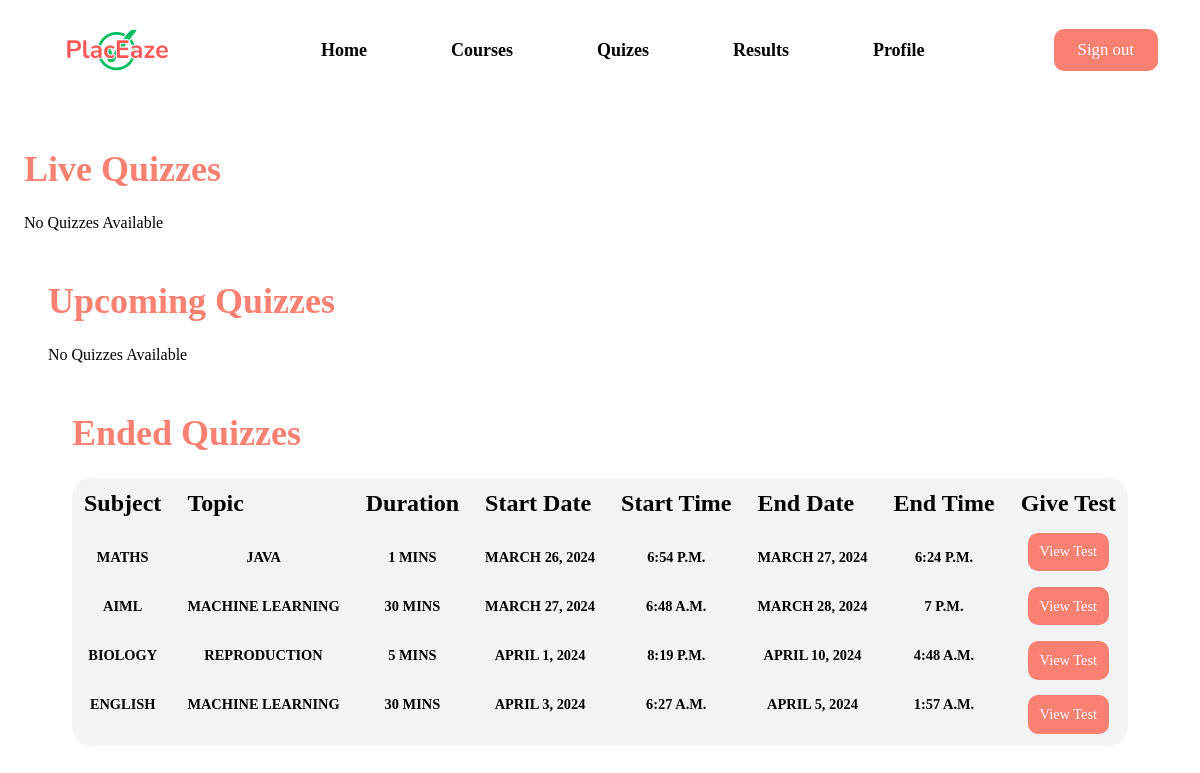
/studentQuizPage/ (signed in), run on the app's committed database.
### place_aze/models.py (models this page shows, shortened)
class Test(models.Model):
    tUid=models.BigAutoField(primary_key=True)
    email=models.CharField(max_length=100)
    testId=models.CharField(max_length=100)
    start=models.DateTimeField(auto_now_add=True)
    end=models.DateTimeField()
    duration=models.IntegerField()
    subject=models.CharField(max_length=100)
    topic=models.CharField(max_length=100)
    teacherId=models.BigIntegerField()
    approved=models.IntegerField()

### place_aze/views.py (the view)
# urls.py: path("studentQuizPage/", views.studentQuizPage, name="StudentQuizPage"),
@csrf_exempt
def studentQuizPage(request):
    if request.user.is_authenticated:
        currentTime=datetime.datetime.now()
        sObj=Student.objects.get(stUser=request.user)
        subObj=Subscribe.objects.filter(stid=sObj.stid)
        if not subObj:
            messages.error(request,"Subscribe First to view Quizzes")
            return redirect("/")
        else:
            found=0
            for i in subObj:
                given_date = datetime.datetime.fromtimestamp(i.subscribeDate.timestamp())
                current_date = datetime.datetime.now()
                difference_in_days = (current_date - given_date).days
                if difference_in_days<180:
                    found=1
            if found==0:
                messages.error(request,"Subscribe First to view Quizzes")
                return redirect("/")
            else:
                obj=Test.objects.all()
                liveQuizzes=[]
                upcomingQuizzes=[]
                endedQuizzes=[]
                current=datetime.datetime.now()
                for i in obj:
                    if(i.approved==0):
                        continue
                    if(current.timestamp()>=i.start.timestamp() and current.timestamp()<=i.end.timestamp() ):
                        liveQuizzes.append([i.testId,i.start.time(),i.end.time(),i.duration,i.subject,i.topic,i.start.date(),i.end.date()])
                    elif(current.timestamp()<i.start.timestamp()):
                        upcomingQuizzes.append([i.testId,i.start.time(),i.end.time(),i.duration,i.subject,i.topic,i.start.date(),i.end.date()])
                    else:
                        endedQuizzes.append([i.testId,i.start.time(),i.end.time(),i.duration,i.subject,i.topic,i.start.date(),i.end.date()])
                return render(request,"studentQuizPage.html",{'upcomingQuizzes':upcomingQuizzes,'liveQuizzes':liveQuizzes,'endedQuizzes':endedQuizzes})
    else:
        messages.error(request,"Login First !!!")
        return redirect("/")

### place_aze/templates/studentQuizPage.html (shortened to what this page needs)
{% load static %}
<!DOCTYPE html>
<html lang="en">
<head>
    <link rel="stylesheet" href="{% static 'Css/stuquize.css' %}">
</head>
<body>
<div id="main">
    <div id="page1">
        <div id="nav">
            <div class="prt1">
                <img src="{% static 'Images/logo.png' %}" alt="">
            </div>
            <div class="prt2">
                <a href="/">Home</a>
                <a href="#">Courses</a>
                <a href="/studentQuizPage/">Quizes</a>
                {% if user.is_authenticated %}
                <a href="/studentResultPage/">Results</a>
                <a href="/studentProfilePage/">Profile</a>
                {% endif %}
            </div>
            {% if user.is_authenticated %}
            <div class="prt3">
              <a href="/logoutUser/"><button>Sign out</button></a>
          </div>
          {% endif %}
            </div>
            <div class="centre">
                <h1>Live Quizzes</h1>
                {% if liveQuizzes %}
                <div class="info">
                    <div class="data">
                        <h2>Subject</h2>
    {% for i in liveQuizzes %}
                        <div class="col">
                        <h4>{{i.4}}</h4>
                        </div>
             {% endfor %}
                    </div>
                    <div class="data">
                        <h2>Topic</h2>
    {% for i in liveQuizzes %}
                        <div class="col">
                        <h4>{{i.5}}</h4>
                        </div>
             {% endfor %}
                    </div>
                    <div class="data">
                        <h2>Duration</h2>
    {% for i in liveQuizzes %}
                        <div class="col">
                        <h4>{{i.3}} Mins</h4>
                        </div>
             {% endfor %}
                    </div>
                    <div class="data">
                        <h2>Start Date</h2>
    {% for i in liveQuizzes %}
                        <div class="col">
                        <h4>{{i.6}}</h4>
                        </div>
             {% endfor %}
                    </div>
                    <div class="data">
                        <h2>Start Time</h2>
    {% for i in liveQuizzes %}
                        <div class="col">
                        <h4>{{i.1}}</h4>
                        </div>
             {% endfor %}
                    </div>
                    <div class="data">
                        <h2>End Date</h2>
    {% for i in liveQuizzes %}
                        <div class="col">
                        <h4>{{i.7}}</h4>
                        </div>
             {% endfor %}
                    </div>
                    <div class="data">
                        <h2>End Time</h2>
                        {% for i in liveQuizzes %}
                        <div class="col">
                        <h4>{{i.2}}</h4>
                        </div>
             {% endfor %}
                    </div>
                    <div class="data">
                        <h2>Give Test</h2>
    {% for i in liveQuizzes %}
                        <div class="col">
                        <button><a href="/giveTest/{{i.0}}/">Start Test</a></button>
                        </div>
             {% endfor %}
                    </div>
            <td></td>
                </div>
            </div>
            {% else %}
            <p>No Quizzes Available</p>
            {% endif %}
            <div class="centre">
                <h1>Upcoming Quizzes</h1>
            {% if upcomingQuizzes %}
                {% for i in upcomingQuizzes %}
                <div class="info">
                    <div class="data">
                        <h2>Subject</h2>
                        <div class="col">
                        <h4>{{i.4}}</h4>
                        </div>
                    </div>
                    <div class="data">
                        <h2>Topic</h2>
                        <div class="col">
                        <h4>{{i.5}}</h4>
                        </div>
                    </div>
                    <div class="data">
                        <h2>Duration</h2>
                        <div class="col">
                        <h4>{{i.3}} Mins</h4>
                        </div>
                    </div>
                    <div class="data">
                        <h2>Start Date</h2>
                        <div class="col">
                        <h4>{{i.6}}</h4>
                        </div>
                    </div>
                    <div class="data">
                        <h2>Start Time</h2>
                        <div class="col">
                        <h4>{{i.1}}</h4>
                        </div>
                    </div>
                    <div class="data">
                        <h2>End Date</h2>
                        <div class="col">
                        <h4>{{i.7}}</h4>
                        </div>
                    </div>
                    <div class="data">
                        <h2>End Time</h2>
                        <div class="col">
                        <h4>{{i.2}}</h4>
                        </div>
                    </div>
                    <!-- <div class="data">
                        <h2>Give Test</h2>
                        <div class="col">
                        <button>Remind me</button>
                        </div>
                    </div> -->
            <td></td>
                </div>
                {% endfor %}
            </div>
            {% else %}
            <p>No Quizzes Available</p>
            {% endif %}
            <div class="centre">
                <h1>Ended Quizzes</h1>
                {% if endedQuizzes %}
                <div class="info">
                    <div class="data">
                        <h2>Subject</h2>
                {% for i in endedQuizzes %}
                        <div class="col">
                        <h4>{{i.4}}</h4>
                        </div>
             {% endfor %}
                    </div>
                    <div class="data">
                        <h2>Topic</h2>
                {% for i in endedQuizzes %}
                        <div class="col">
                        <h4>{{i.5}}</h4>
                        </div>
             {% endfor %}
                    </div>
                    <div class="data">
                        <h2>Duration</h2>
                {% for i in endedQuizzes %}
                        <div class="col">
                        <h4>{{i.3}} Mins</h4>
                        </div>
             {% endfor %}
                    </div>
                    <div class="data">
                        <h2>Start Date</h2>
                {% for i in endedQuizzes %}
                        <div class="col">
                        <h4>{{i.6}}</h4>
                        </div>
             {% endfor %}
                    </div>
                    <div class="data">
                        <h2>Start Time</h2>
                {% for i in endedQuizzes %}
                        <div class="col">
                        <h4>{{i.1}}</h4>
                        </div>
             {% endfor %}
                    </div>
                    <div class="data">
                        <h2>End Date</h2>
                {% for i in endedQuizzes %}
                        <div class="col">
                        <h4>{{i.7}}</h4>
                        </div>
             {% endfor %}
                    </div>
                    <div class="data">
                        <h2>End Time</h2>
                {% for i in endedQuizzes %}
                        <div class="col">
                        <h4>{{i.2}}</h4>
                        </div>
             {% endfor %}
                    </div>
                    <div class="data">
                        <h2>Give Test</h2>
                {% for i in endedQuizzes %}
                        <div class="col">
                        <button><a href="/viewTest/{{i.0}}/">View Test</a></button>
                        </div>
             {% endfor %}
                    </div>
                </div>
                {% else %}
            <p>No Quizzes Available</p>
            {% endif %}
            </div>
    </div>
</div>
</body>
</html>

### static/Css/stuquize.css (style rules this page uses)
* { margin: 0; padding: 0; box-sizing: border-box; font-family: gilroy; }
html,body { height: 100%; width: 100%; }
#page1 { height: 100vh; width: 100%; }
#nav { height: 100px; display: flex; align-items: center; justify-content: space-between; padding: 0vw 3.5vw; border-bottom-left-radius: 30px ; border-bottom-right-radius:30px ; }
.prt2 { display: flex; gap: 7vw; }
.prt1 { display: flex; align-items: center ; }
.prt1 img { height: 4vw; }
.prt3 { display: flex; gap: 80px; align-items: center; position: relative; }
.prt3 button { font-size: 1.4vw; cursor: pointer; border-radius: 10px; padding: 0.9vw 2vw; border: none; background-color: salmon; color: white; font-family: gilroy; }
.centre { padding: 2vw; margin-top: 3vh; }
.centre h1 { padding-bottom: 3vh; font-size: 3vw; color: salmon; }
.prt2 a { text-decoration: none; font-size: 1.5vw; color: black; font-weight: 600; }
.info { display: flex; justify-content: space-between; background-color: rgba(219, 221, 227, 0.349); border-radius: 20px; padding: 1vw; }
.data { display: flex; flex-direction: column; gap: 4vh; }
.col { display: flex; flex-direction: column; gap: 2vh;align-items: center; }
.data h2 { font-family: gilroy; font-weight: 600; font-size:2vw; }
.col h4 { font-size: 1.2vw; text-transform: uppercase; font-family: kinta; font-weight: 800; }
.col button { font-size: 1.2vw; cursor: pointer; border-radius: 10px; padding: 0.9vw 1vw; border: none; background-color: salmon; color: white; font-family: gilroy; text-decoration: none; margin-top: -2vh; }
.col a { font-size: 1.2vw; color: white; font-family: gilroy; cursor: pointer; text-decoration: none; }

### data on the page
Test: subject "MATHS", topic "JAVA"
Test: subject "AIML", topic "MACHINE LEARNING", end "MARCH 28, 2024"
Test: subject "BIOLOGY", topic "REPRODUCTION", end "APRIL 10, 2024"
Test: subject "ENGLISH", topic "MACHINE LEARNING", end "APRIL 5, 2024"

### other printed values
{{ i.3 }} "1" "30" "5" "30"
{{ i.6 }} "MARCH 26, 2024" "MARCH 27, 2024" "APRIL 1, 2024" "APRIL 3, 2024"
{{ i.1 }} "6:54 P.M." "6:48 A.M." "8:19 P.M." "6:27 A.M."
{{ i.7 }} "MARCH 27, 2024"
{{ i.2 }} "6:24 P.M." "7 P.M." "4:48 A.M." "1:57 A.M."
